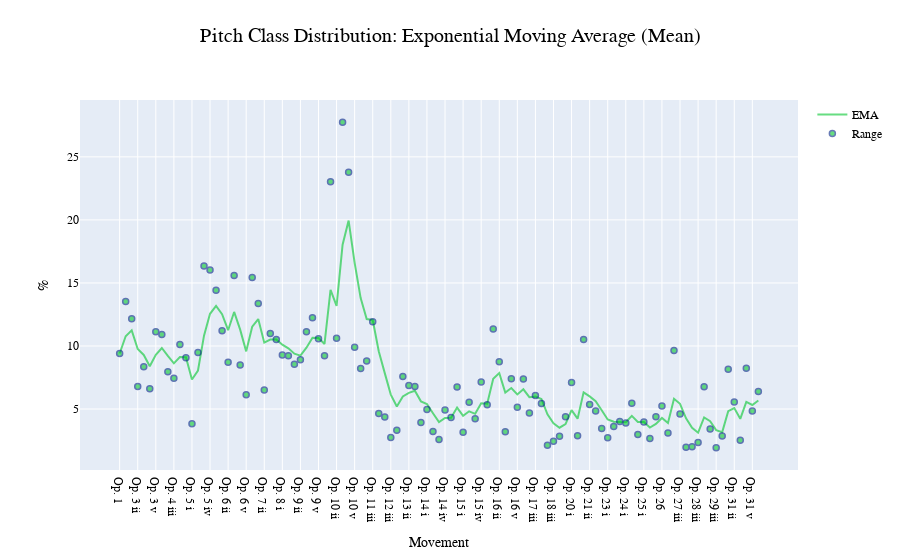

The notebook cell this image was saved under:
### Markdown cell above
Exponential Moving Mean Average

### Code cell
revisedData = data2.iloc[12:13 , :]
listOfTitles = []
for el in revisedData.iloc[-1:0, :]:
    listOfTitles.append(el)
listOfRanges = []
for el in revisedData.values.flat:
    listOfRanges.append(el)


df = pd.DataFrame(listOfRanges, index =listOfTitles, columns =['Range'])
df['EMA'] = df.iloc[:,0].ewm(span=5,adjust=False).mean()

fig = go.Figure()
fig.add_trace(go.Scatter(x = listOfTitles, y = df['EMA'], mode='lines', name='EMA'))
fig.add_trace(go.Scatter(x = listOfTitles, y = listOfRanges, mode='markers', name='Range'))
fig.update_traces(marker_color='rgb(3,199,45)', marker_line_color='rgb(3,35,134)', marker_line_width=1.5, opacity=0.6)
fig.update_layout(xaxis=(dict(title={'text': 'Movement'})))
fig.update_layout(yaxis=(dict(title={'text': '%'})))
fig.update_layout(title={'text': 'Pitch Class Distribution: Exponential Moving Average (Mean)', 'font':dict(family="Big Caslon, monospace", size=20, color='rgb(0,0,0)'), 'y':0.95, 'x':0.5, 'xanchor': 'center', 'yanchor': 'top'})
fig.update_layout(font=dict(family="Baskerville, monospace", size=12, color='rgb(0,0,0)'))

fig.show()

### Figure 1 — Plotly figure (JSON) as saved in the notebook; plotly's stock layout.template omitted (floating-point values rounded to 4 significant figures)
{"data": [{"marker": {"color": "rgb(3,199,45)", "line": {"color": "rgb(3,35,134)", "width": 1.5}}, "mode": "lines", "name": "EMA", "opacity": 0.6, "type": "scatter", "x": ["Op. 1", "Op. 2", "Op. 3 i", "Op. 3 ii", "Op. 3 iii", "Op. 3 iv", "Op. 3 v", "Op. 4 i", "Op. 4 ii", "Op. 4 iii", "Op. 4 iv", "Op. 4 v", "Op. 5 i", "Op. 5 ii", "Op. 5 iii", "Op. 5 iv", "Op. 5 v", "Op. 6 i", "Op. 6 ii", "Op. 6 iii", "Op. 6 iv", "Op. 6 v", "Op. 6 vi", "Op. 7 i", "Op. 7 ii", "Op. 7 iii", "Op. 7 iv", "Op. 8 i", "Op. 8 ii", "Op. 9 i", "Op. 9 ii", "Op. 9 iii", "Op. 9 iv", "Op. 9 v", "Op. 9 vi", "Op. 10 i", "Op. 10 ii", "Op. 10 iii", "Op. 10 iv", "Op. 10 v", "Op. 11 i", "Op. 11 ii", "Op. 11 iii", "Op. 12 i", "Op. 12 ii", "Op. 12 iii", "Op. 12 iv", "Op. 13 i", "Op. 13 ii", "Op. 13 iii", "Op. 13 iv", "Op. 14 i", "Op. 14 ii", "Op. 14 iii", "Op. 14 iv", "Op. 14 v", "Op. 14 vi", "Op. 15 i", "Op. 15 ii", "Op. 15 iii", "Op. 15 iv", "Op. 15 v", "Op. 16 i", "Op. 16 ii", "Op. 16 iii", "Op. 16 iv", "Op. 16 v", "Op. 17 i", "Op. 17 ii", "Op. 17 iii", "Op. 18 i", "Op. 18 ii", "Op. 18 iii", "Op. 19 i", "Op. 19 ii", "Op. 20 i", "Op. 20 ii", "Op. 21 i", "Op. 21 ii", "Op. 22 i", "Op. 22 ii", "Op. 23 i", "Op. 23 ii", "Op. 23 iii", "Op. 24 i", "Op. 24 ii", "Op. 24 iii", "Op. 25 i", "Op. 25 ii", "Op. 25 iii", "Op. 26", "Op. 27 i", "Op. 27 ii", "Op. 27 iii", "Op. 28 i", "Op. 28 ii", "Op. 28 iii", "Op. 29 i", "Op. 29 ii", "Op. 29 iii", "Op. 30", "Op. 31 i", "Op. 31 ii", "Op. 31 iii", "Op. 31 iv", "Op. 31 v", "Op. 31 vi"], "y": [9.402, 10.78, 11.24, 9.755, 9.291, 8.397, 9.306, 9.842, 9.217, 8.625, 9.123, 9.104, 7.344, 8.057, 10.82, 12.56, 13.18, 12.52, 11.25, 12.7, 11.3, 9.574, 11.53, 12.14, 10.26, 10.51, 10.51, 10.1, 9.813, 9.39, 9.231, 9.863, 10.66, 10.63, 10.16, 14.45, 13.18, 18.03, 19.95, 16.6, 13.8, 12.14, 12.06, 9.59, 7.848, 6.144, 5.2, 5.997, 6.289, 6.452, 5.609, 5.395, 4.67, 3.972, 4.291, 4.306, 5.117, 4.464, 4.822, 4.621, 5.462, 5.421, 7.396, 7.849, 6.3, 6.665, 6.155, 6.565, 5.941, 5.983, 5.799, 4.575, 3.862, 3.521, 3.811, 4.91, 4.236, 6.326, 6.005, 5.619, 4.9, 4.174, 3.989, 3.995, 3.958, 4.459, 3.969, 3.971, 3.534, 3.818, 4.295, 3.897, 5.811, 5.412, 4.263, 3.512, 3.121, 4.334, 4.031, 3.331, 3.171, 4.832, 5.076, 4.226, 5.562, 5.324, 5.68]}, {"marker": {"color": "rgb(3,199,45)", "line": {"color": "rgb(3,35,134)", "width": 1.5}}, "mode": "markers", "name": "Range", "opacity": 0.6, "type": "scatter", "x": ["Op. 1", "Op. 2", "Op. 3 i", "Op. 3 ii", "Op. 3 iii", "Op. 3 iv", "Op. 3 v", "Op. 4 i", "Op. 4 ii", "Op. 4 iii", "Op. 4 iv", "Op. 4 v", "Op. 5 i", "Op. 5 ii", "Op. 5 iii", "Op. 5 iv", "Op. 5 v", "Op. 6 i", "Op. 6 ii", "Op. 6 iii", "Op. 6 iv", "Op. 6 v", "Op. 6 vi", "Op. 7 i", "Op. 7 ii", "Op. 7 iii", "Op. 7 iv", "Op. 8 i", "Op. 8 ii", "Op. 9 i", "Op. 9 ii", "Op. 9 iii", "Op. 9 iv", "Op. 9 v", "Op. 9 vi", "Op. 10 i", "Op. 10 ii", "Op. 10 iii", "Op. 10 iv", "Op. 10 v", "Op. 11 i", "Op. 11 ii", "Op. 11 iii", "Op. 12 i", "Op. 12 ii", "Op. 12 iii", "Op. 12 iv", "Op. 13 i", "Op. 13 ii", "Op. 13 iii", "Op. 13 iv", "Op. 14 i", "Op. 14 ii", "Op. 14 iii", "Op. 14 iv", "Op. 14 v", "Op. 14 vi", "Op. 15 i", "Op. 15 ii", "Op. 15 iii", "Op. 15 iv", "Op. 15 v", "Op. 16 i", "Op. 16 ii", "Op. 16 iii", "Op. 16 iv", "Op. 16 v", "Op. 17 i", "Op. 17 ii", "Op. 17 iii", "Op. 18 i", "Op. 18 ii", "Op. 18 iii", "Op. 19 i", "Op. 19 ii", "Op. 20 i", "Op. 20 ii", "Op. 21 i", "Op. 21 ii", "Op. 22 i", "Op. 22 ii", "Op. 23 i", "Op. 23 ii", "Op. 23 iii", "Op. 24 i", "Op. 24 ii", "Op. 24 iii", "Op. 25 i", "Op. 25 ii", "Op. 25 iii", "Op. 26", "Op. 27 i", "Op. 27 ii", "Op. 27 iii", "Op. 28 i", "Op. 28 ii", "Op. 28 iii", "Op. 29 i", "Op. 29 ii", "Op. 29 iii", "Op. 30", "Op. 31 i", "Op. 31 ii", "Op. 31 iii", "Op. 31 iv", "Op. 31 v", "Op. 31 vi"], "y": [9.402, 13.52, 12.17, 6.786, 8.363, 6.608, 11.12, 10.91, 7.967, 7.443, 10.12, 9.064, 3.826, 9.481, 16.34, 16.03, 14.42, 11.21, 8.715, 15.59, 8.486, 6.129, 15.44, 13.36, 6.514, 10.99, 10.52, 9.287, 9.231, 8.545, 8.912, 11.13, 12.24, 10.58, 9.233, 23.04, 10.62, 27.74, 23.77, 9.897, 8.209, 8.814, 11.91, 4.642, 4.363, 2.737, 3.313, 7.59, 6.872, 6.779, 3.923, 4.965, 3.22, 2.577, 4.93, 4.335, 6.738, 3.159, 5.537, 4.221, 7.143, 5.339, 11.35, 8.756, 3.202, 7.396, 5.135, 7.384, 4.695, 6.066, 5.43, 2.127, 2.436, 2.838, 4.392, 7.109, 2.887, 10.51, 5.361, 4.848, 3.462, 2.721, 3.62, 4.007, 3.885, 5.46, 2.989, 3.975, 2.66, 4.386, 5.249, 3.102, 9.639, 4.615, 1.964, 2.009, 2.339, 6.762, 3.425, 1.93, 2.852, 8.152, 5.564, 2.527, 8.234, 4.846, 6.394]}], "layout": {"font": {"color": "rgb(0,0,0)", "family": "Baskerville, monospace", "size": 12}, "title": {"font": {"color": "rgb(0,0,0)", "family": "Big Caslon, monospace", "size": 20}, "text": "Pitch Class Distribution: Exponential Moving Average (Mean)", "x": 0.5, "xanchor": "center", "y": 0.95, "yanchor": "top"}, "xaxis": {"title": {"text": "Movement"}}, "yaxis": {"title": {"text": "%"}}}}
